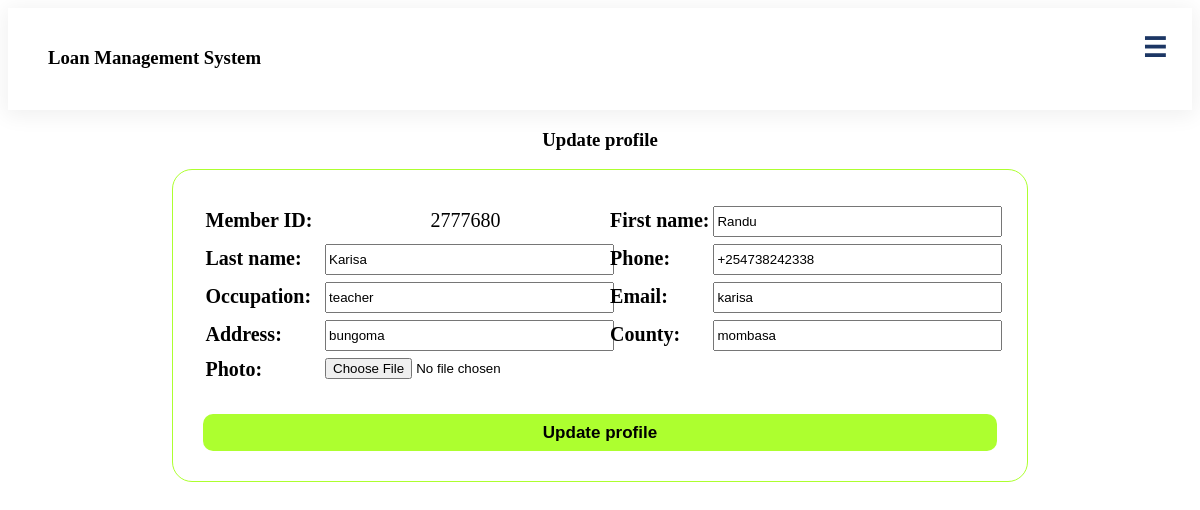
Before: /updateprofile.php with the older database file.
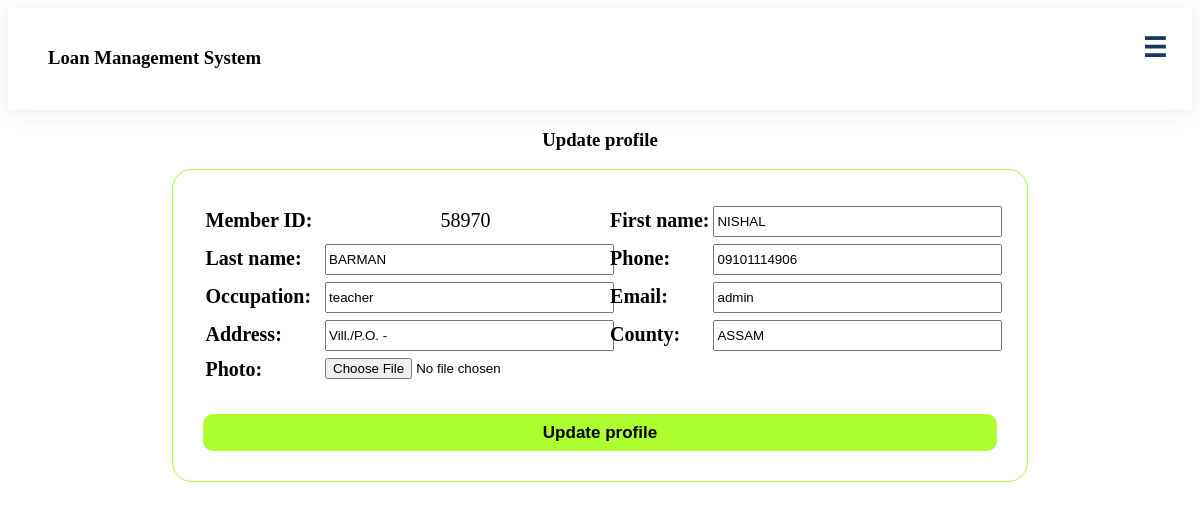
After: the same page with the newer database file.
### tables this page shows
CREATE TABLE `member` (
  `id` int(5) NOT NULL,
  `memberId` int(8) NOT NULL,
  `fName` varchar(15) NOT NULL,
  `lName` varchar(15) NOT NULL,
  `gender` varchar(6) NOT NULL,
  `phone` varchar(13) NOT NULL,
  `occupation` varchar(20) NOT NULL,
  `email` varchar(30) NOT NULL,
  `password` varchar(15) NOT NULL,
  `address` varchar(12) NOT NULL,
  `county` varchar(20) NOT NULL,
  `district` varchar(20) NOT NULL,
  `location` varchar(20) NOT NULL,
  `photo` varchar(200) NOT NULL,
  `dob` date NOT NULL,
  `regDate` date NOT NULL
);

### updateprofile.php (the view, shortened to what this page needs)
<?php require_once('Connections/mlms.php'); ?>
<?php
$editFormAction = $_SERVER['PHP_SELF'];
if (isset($_SERVER['QUERY_STRING'])) {
    $editFormAction .= "?" . htmlentities($_SERVER['QUERY_STRING']);
}
mysqli_select_db($mlms, $database_mlms);
$query_updprof = "SELECT memberId, fName, lName, phone, occupation, email, address, county, photo FROM member";
$updprof = mysqli_query($mlms, $query_updprof);
$row_updprof = mysqli_fetch_assoc($updprof);
?>
<!DOCTYPE html
    PUBLIC "-//W3C//DTD XHTML 1.0 Transitional//EN" "http://www.w3.org/TR/xhtml1/DTD/xhtml1-transitional.dtd">
<html xmlns="http://www.w3.org/1999/xhtml">
<head>
    <link rel="stylesheet" type="text/css" href="Assets/css/style.css">
</head>
<body>
    <?php include 'header/user.php'; ?>
    <center>
        <div class="mainn">
            <h3>Update profile</h3>
            <form action="<?php echo $editFormAction; ?>" method="post" class="form" name="form1" id="form1">
                <table align="center">
                    <tr valign="baseline">
                        <td nowrap="nowrap" align="left"><b>Member ID:<b></td>
                        <td>
                            <?php echo $row_updprof['memberId']; ?>
                        </td>
                        <td nowrap="nowrap" align="left"><b>First name:<b></td>
                        <td><input type="text" name="fName" readonly
                                value="<?php echo htmlentities($row_updprof['fName'], ENT_COMPAT, 'utf-8'); ?>"
                                size="32" /></td>
                    </tr>
                    <tr valign="baseline">
                        <td nowrap="nowrap" align="left"><b>Last name:&nbsp;&nbsp;<b></td>
                        <td><input type="text" name="lName" readonly
                                value="<?php echo htmlentities($row_updprof['lName'], ENT_COMPAT, 'utf-8'); ?>"
                                size="32" /></td>
                        <td nowrap="nowrap" align="left" t"><b>Phone:&nbsp;&nbsp;<b></td>
                        <td><input type="text" name="phone"
                                value="<?php echo htmlentities($row_updprof['phone'], ENT_COMPAT, 'utf-8'); ?>"
                                size="32" /></td>
                    </tr>
                    <tr valign="baseline">
                        <td nowrap="nowrap" align="left"><b>Occupation:&nbsp;&nbsp;<b></td>
                        <td><input type="text" name="occupation"
                                value="<?php echo htmlentities($row_updprof['occupation'], ENT_COMPAT, 'utf-8'); ?>"
                                size="32" /></td>
                        <td nowrap="nowrap" align="left"><b>Email:&nbsp;&nbsp;<b></td>
                        <td><input type="text" name="email"
                                value="<?php echo htmlentities($row_updprof['email'], ENT_COMPAT, 'utf-8'); ?>"
                                size="32" /></td>
                    </tr>
                    <tr valign="baseline">
                        <td nowrap="nowrap" align="left"><b>Address:&nbsp;&nbsp;<b></td>
                        <td><input type="text" name="address"
                                value="<?php echo htmlentities($row_updprof['address'], ENT_COMPAT, 'utf-8'); ?>"
                                size="32" /></td>
                        <td nowrap="nowrap" align="left"><b>County:&nbsp;&nbsp;<b></td>
                        <td><input type="text" name="county" readonly
                                value="<?php echo htmlentities($row_updprof['county'], ENT_COMPAT, 'utf-8'); ?>"
                                size="32" /></td>
                    </tr>
                    <tr valign="baseline">
                        <td nowrap="nowrap" align="left"><b>Photo:&nbsp;&nbsp;<b></td>
                        <td><input type="file" name="photo" required
                                value="<?php echo htmlentities($row_updprof['photo'], ENT_COMPAT, 'utf-8'); ?>"
                                size="32" /></td>
                    </tr>
                </table>
                <br>
                <input class="frmBtn" type="submit" value="Update profile" />
            </form>
            <p>&nbsp;</p>
        </div>
    </center>
</body>
</html>

Changed rows visible on the page:
removed member: memberId "2777680", fName "Randu", lName "Karisa", phone "+254738242338", occupation "teacher", email "karisa", address "bungoma", county "mombasa"
added member: memberId "58970", fName "NISHAL", lName "BARMAN", phone "09101114906", occupation "teacher", email "admin", address "Vill./P.O. -", county "ASSAM"
